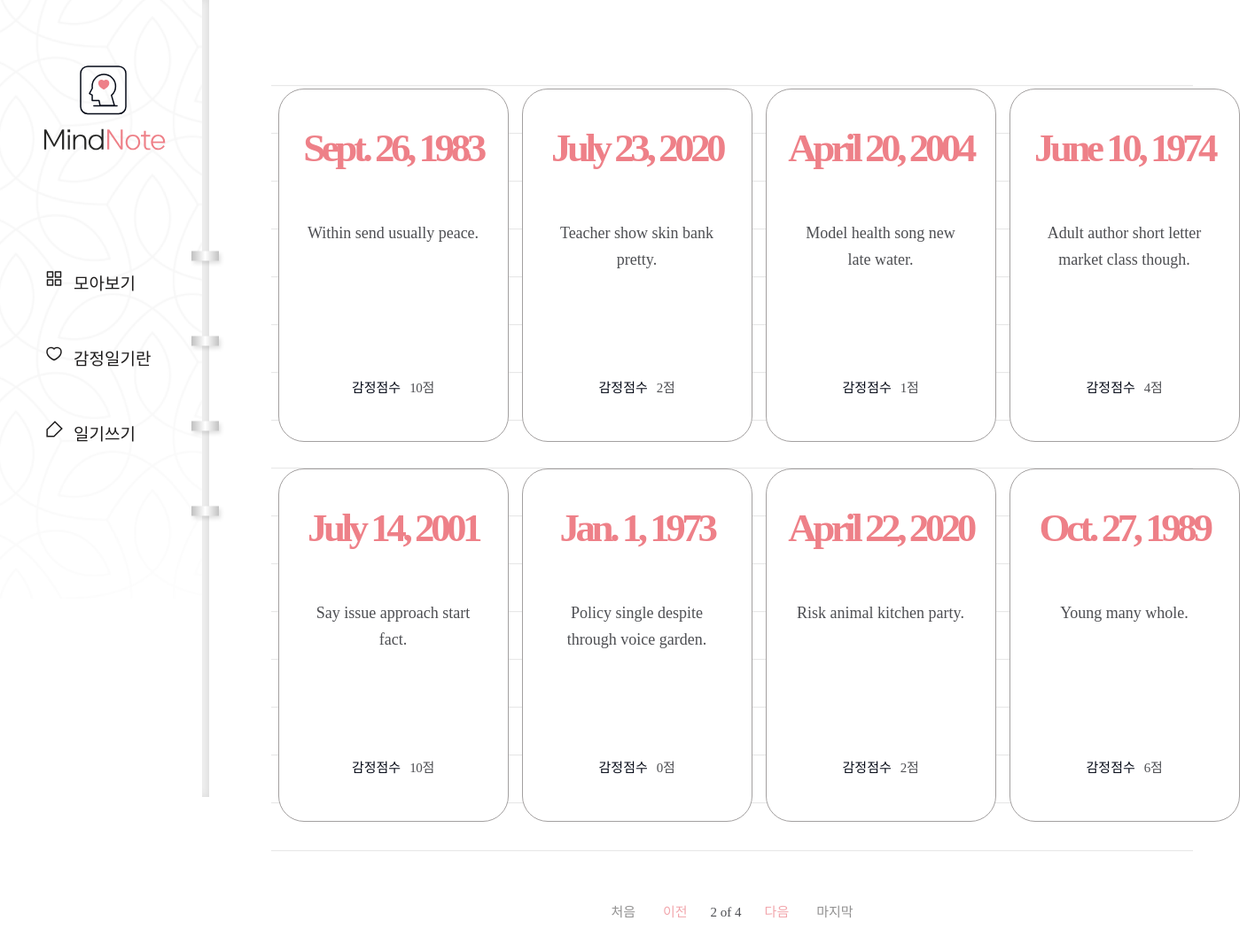
The app's page /diary/?page=2 with its own data.
### diary/models.py (models this page shows, shortened)
class Page(models.Model):
    title = models.CharField(max_length=100, validators=[validate_no_hash])
    content = models.TextField(validators=[validate_no_hash])
    feeling = models.CharField(
        max_length=80, validators=[validate_no_hash, validate_no_numbers]
    )
    score = models.IntegerField(validators=[validate_score])
    dt_created = models.DateField()

### diary/views.py (the view)
# urls.py: path("diary/", views.page_list, name="page-list"),
def page_list(request):
    object_list = Page.objects.all()
    paginator = Paginator(object_list, 8)
    curr_page_num = request.GET.get("page")
    if curr_page_num is None:
        curr_page_num = 1
    page = paginator.page(curr_page_num)
    return render(request, "diary/page_list.html", {"page": page})

### diary/templates/diary/page_list.html (shortened to what this page needs)
{% extends './base.html' %}
{% load static %}
{% block content %}
  {% if page.object_list %}
    <div class="wrap-note">
      <div class="note">
        <div class="note-list">
          <ul>
            {% for obj in page.object_list %}
              <li>
                <a href="{% url 'page-detail' obj.id %}">
                  <div class="date">
                    <span>{{ obj.dt_created }}</span>
                  </div>
                  <h2>{{ obj.title }}</h2>
                  <div class="score">
                    <p>감정점수</p>
                    <span>{{ obj.score }}점</span>
                  </div>
                </a>
              </li>
            {% endfor %}
          </ul>
        </div>
        <div class="paging">
          {% if page.has_previous %}
            <a href="?page=1" class="first">처음</a>
            <a href="?page={{ page.previous_page_number }}" class="prev">이전</a>
          {% endif %}
          <span class="page">
            <p>{{ page.number }} of {{ page.paginator.num_pages }}</p>
          </span>
        {% if page.has_next %}
          <a href="?page={{ page.next_page_number }}" class="next">다음</a>
          <a href="?page={{ page.paginator.num_pages }}" class="last">마지막</a>
        {% endif %}
        </div>
      </div>
    </div>
  {% endif %}
{% endblock content %}

### diary/static/diary/css/styles.css (style rules this page uses)
h1,h2,h3,p,a,ul,li { margin: 0; padding: 0; font-family: 'NanumSquare'; list-style: none; text-decoration: none; outline: none; }
html { position: relative; min-height: 100%; margin: 0; }
body { margin: 0; padding: 0; -webkit-font-smoothing: antialiased; -moz-osx-font-smoothing: auto; }
.wrap-note .note { padding-left: 236px; padding-top: 50px; padding-bottom: 200px; }
.note-list { margin: 0 70px; padding-top: 50px; background: url(../image/note-bg.svg) repeat-x center/1535px 974px; }
.note-list ul { overflow: hidden; width: 1100px; margin: 0 auto; padding-bottom: 50px; }
.note-list ul li { float: left; width: 25%; padding-bottom: 30px; }
.note-list ul li a { display: block; width: 258px; height: 397px; margin: 0 auto; background: #fff; border: solid 1px #a3a0a0; border-radius: 29px; }
.note-list ul li a .date { margin-top: 40px; margin-bottom: 55px; text-align: center; }
.note-list ul li a .date span { display: block; font-family: 'NanumSquare'; color: #ee8088; font-weight: 700; font-size: 45px; letter-spacing: -4.47px; }
.note-list ul li a h2 { width: 196px; height: 150px; margin: 0 auto; font-family: 'NanumBarunpen'; color: #4e4f53; font-weight: normal; font-size: 18px; line-height: 1.67; text-align: center; }
.note-list ul li a .score { margin-top: 28px; text-align: center; }
.note-list ul li a .score p { display: inline-block; font-family: 'NanumSquare'; color: #060b18; font-size: 15px; }
.note-list ul li a .score span { padding-left: 6px; font-family: 'NanumBarunpen'; color: #4e4f53; font-size: 15px; letter-spacing: -0.29px; }
.paging { margin-top: 10px; text-align: center; }
.paging a { display: inline-block; font-family: 'NanumSquare'; font-size: 15px; }
.paging .first,.paging .last { color: #929191; }
.paging .first { margin-right: 27px; }
.paging .last { margin-left: 27px; }
.paging .prev,.paging .next { color: #f2a6ac; }
.paging span { display: inline-block; }
.paging span p { margin: 0 22px; font-family: 'NanumSquare'; color: #4e4f53; font-size: 15px; }

### records on screen
Page: dt_created "Sept. 26, 1983", title "Within send usually peace.", score "10"
Page: dt_created "July 23, 2020", title "Teacher show skin bank pretty.", score "2"
Page: dt_created "April 20, 2004", title "Model health song new late water.", score "1"
Page: dt_created "June 10, 1974", title "Adult author short letter market class though.", score "4"
Page: dt_created "July 14, 2001", title "Say issue approach start fact.", score "10"
Page: dt_created "Jan. 1, 1973", title "Policy single despite through voice garden.", score "0"
Page: dt_created "April 22, 2020", title "Risk animal kitchen party.", score "2"
Page: dt_created "Oct. 27, 1989", title "Young many whole.", score "6"

### other values on screen
{{ page.number }} "2"
{{ page.paginator.num_pages }} "4"
